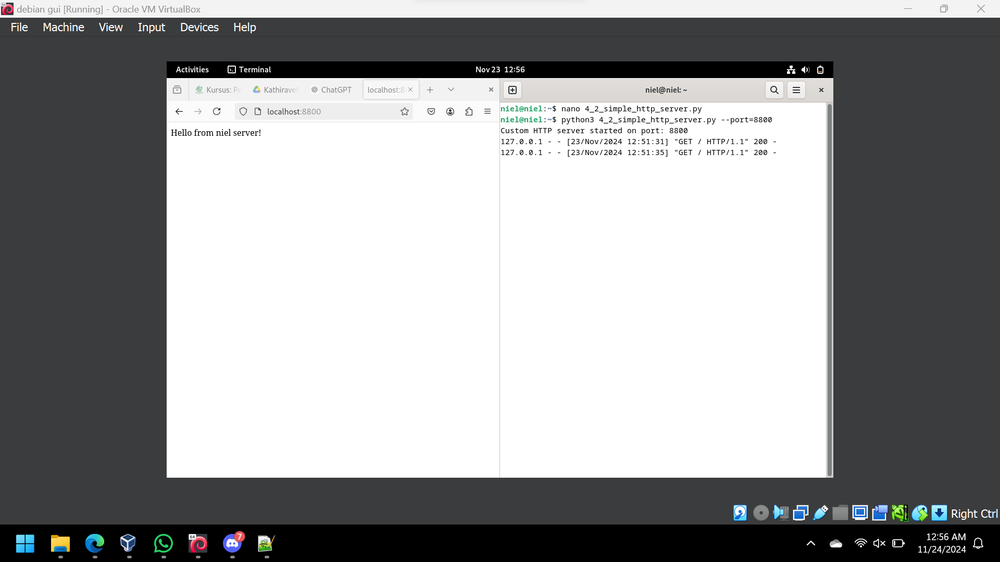
#> input picture Simple HTTP Server/1C6184F7-0972-4665-BCCE-760243AA8A52.png, 1000 x 562 px, shrunk from 1920 x 1080 before the run, given in place of ayam.jpg, which was not available
$ jupyter execute viskom.ipynb
#> lines starting #> are read from the running program, lines starting #| are printed output that depends on the picture; pictures that were not available may be replaced by others from this repository, and a replacement may not be noted
[cell 1]
import cv2
import numpy as np
import matplotlib.pyplot as plt
from PIL import Image

# Load gambar dalam mode palet (indexed)
img = Image.open('ayam.jpg').convert('P')  # Konversi ke indexed
img_np = np.array(img)
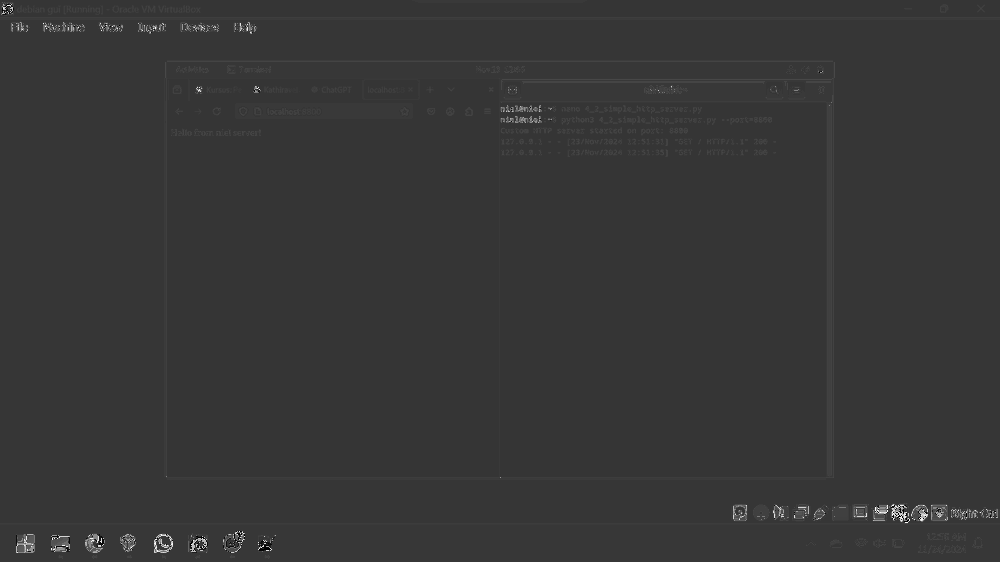
#> img_np: shape (562, 1000); min 0, max 255, mean 54.5

# Hitung histogram indeks
hist, bins = np.histogram(img_np.flatten(), bins=256, range=(0,256))
#> hist = 256 values, max 261667 at index 53, min 1 at index 51, mean 2195.3; bins = 257 values from 0 to 256

# Tampilkan
plt.figure(figsize=(8,4))
plt.title("Histogram Index")
plt.xlabel("Index Warna")
plt.ylabel("Frekuensi")
plt.plot(hist)
plt.grid()
plt.show()
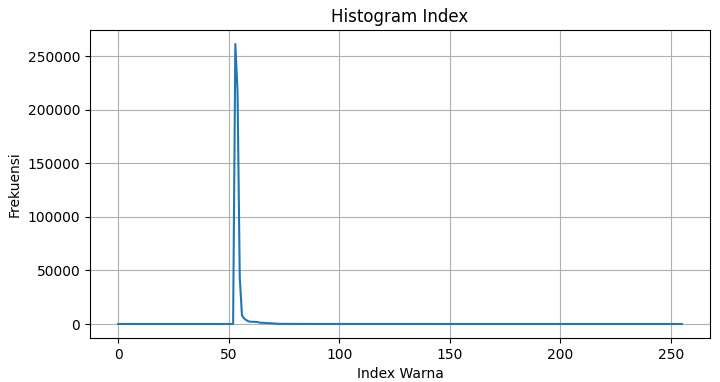
#> figure drawn by matplotlib, 1 panel; curve peaks at x = 53, y = 261667

[cell 2]
import cv2
import numpy as np
import matplotlib.pyplot as plt

def plot_histogram(img, title):
    hist = cv2.calcHist([img], [0], None, [256], [0, 256])
    plt.plot(hist, label=title)
    plt.xlabel('Intensitas')
    plt.ylabel('Frekuensi')

# Load gambar sumber dan referensi (dalam grayscale)
img_src = cv2.imread(cv2.samples.findFile("ayam.jpg"), 0)
#> img_src: shape (562, 1000); min 0, max 255, mean 151.8
img_ref = cv2.equalizeHist(img_src)  # gunakan histogram referensi dari equalized image
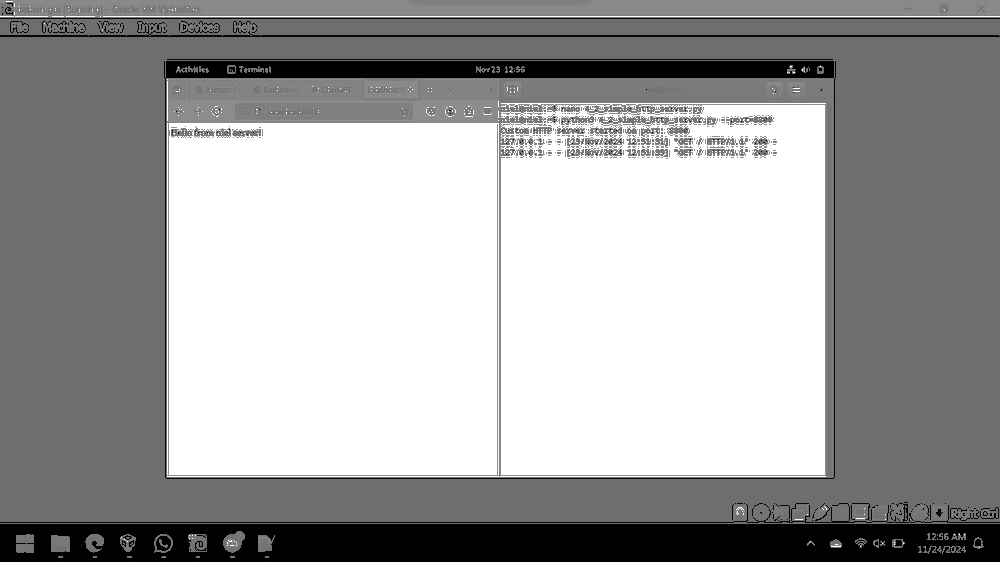
#> img_ref: shape (562, 1000); min 0, max 255, mean 161.2

# Histogram Matching manual
matched = cv2.matchTemplate(img_src, img_ref, cv2.TM_CCOEFF)
#> matched = [4.39e+09]

# Tampilkan histogram
plt.figure(figsize=(10,5))
plot_histogram(img_src, 'Sumber')
#> in plot_histogram, `hist = cv2.calcHist([img], [0], None, [256], [0, 256])`: hist = 256 values, max 231124 at index 255, min 13 at index 19, mean 2195.3
plot_histogram(img_ref, 'Referensi')
plt.legend()
plt.title('Histogram Referensi')
plt.grid()
plt.show()
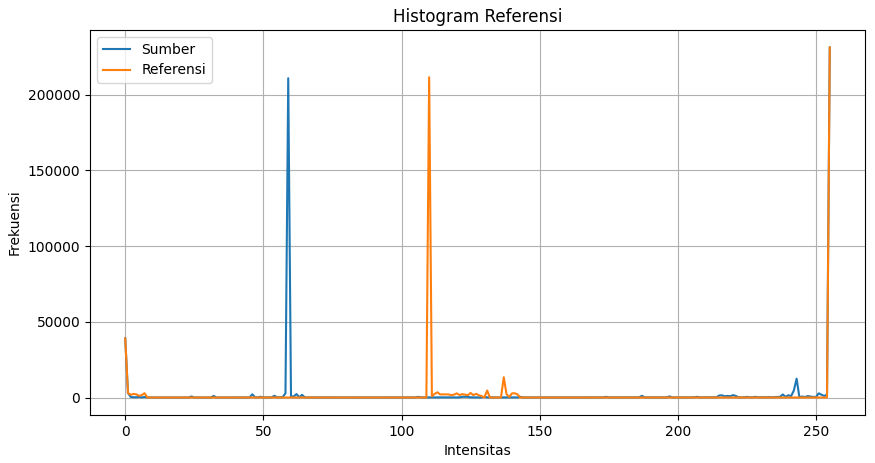
#> figure drawn by matplotlib, 1 panel; curve peaks at x = 255, y = 231124; curve peaks at x = 255, y = 231124

[cell 3]
import cv2
import matplotlib.pyplot as plt

# Load gambar dan ubah ke HSV
img = cv2.imread(cv2.samples.findFile("ayam.jpg"))
#> img: shape (562, 1000, 3)
hsv_img = cv2.cvtColor(img, cv2.COLOR_BGR2HSV)
#> hsv_img: shape (562, 1000, 3); mean H, S, V 44.1, 5, 153.1

# Hitung histogram untuk setiap channel HSV
h_hist = cv2.calcHist([hsv_img], [0], None, [180], [0, 180])
#> h_hist = 180 values, max 317282 at index 0, min 0 at index 89, mean 3122.2
s_hist = cv2.calcHist([hsv_img], [1], None, [256], [0, 256])
#> s_hist = 256 values, max 317024 at index 0, min 2 at index 252, mean 2195.3
v_hist = cv2.calcHist([hsv_img], [2], None, [256], [0, 256])
#> v_hist = 256 values, max 231818 at index 255, min 8 at index 16, mean 2195.3

# Plot
plt.figure(figsize=(12,4))
plt.subplot(1,3,1)
plt.title('Hue Histogram')
plt.plot(h_hist, color='r')
plt.subplot(1,3,2)
plt.title('Saturation Histogram')
plt.plot(s_hist, color='g')
plt.subplot(1,3,3)
plt.title('Value Histogram')
plt.plot(v_hist, color='b')
plt.tight_layout()
plt.show()
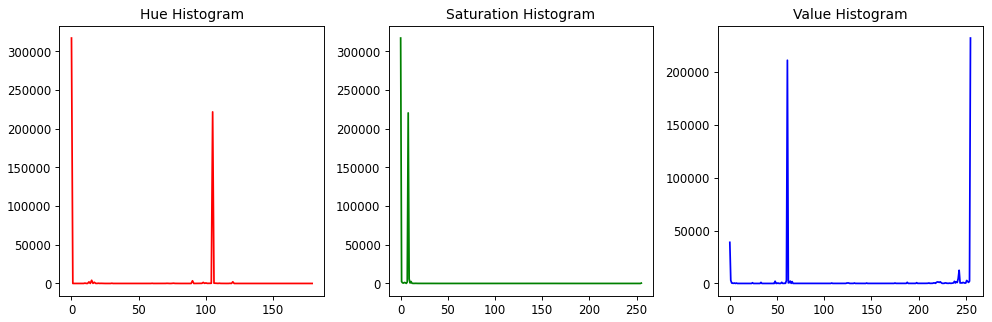
#> figure drawn by matplotlib, 3 panels; panel 1: curve peaks at x = 0, y = 317282; panel 2: curve peaks at x = 0, y = 317024; panel 3: curve peaks at x = 255, y = 231818

[cell 4]
import cv2
import numpy as np
import matplotlib.pyplot as plt

# Membaca citra sebagai indexed image (dengan membatasi jumlah warna)
image = cv2.imread('ayam.jpg')
image = cv2.cvtColor(image, cv2.COLOR_BGR2RGB)

# Kuantisasi warna untuk membuat citra "pseudo-indexed"
Z = image.reshape((-1,3))
Z = np.float32(Z)

# K-Means Clustering untuk mengurangi jumlah warna
K = 8
criteria = (cv2.TERM_CRITERIA_EPS + cv2.TERM_CRITERIA_MAX_ITER, 10, 1.0)
ret,label,center=cv2.kmeans(Z,K,None,criteria,10,cv2.KMEANS_RANDOM_CENTERS)
#> ret = 58029400.3; center = [[58.76, 59.86, 60.86], [199.4, 204.9, 67.39], [0.745, 0.801, 0.778], [228, 67.62, 90.94], [254.4, 254.4, 254.4], [210.1, 210.4, 209.2], [67.24, 154.5, 224.3], [125.6, 133.1, 129.6]]

# Membuat citra hasil kuantisasi
center = np.uint8(center)
#> center = [[58, 59, 60], [199, 204, 67], [0, 0, 0], [227, 67, 90], [254, 254, 254], [210, 210, 209], [67, 154, 224], [125, 133, 129]]
res = center[label.flatten()]
indexed_image = res.reshape((image.shape))

# Menampilkan citra dan histogram index
plt.figure(figsize=(10,5))

plt.subplot(1,2,1)
plt.imshow(indexed_image)
plt.title("Indexed Image")

plt.subplot(1,2,2)
plt.hist(label.flatten(), bins=range(K+1), rwidth=0.8)
plt.title("Histogram Index")
plt.xlabel("Color Index")
plt.ylabel("Frequency")
plt.show()
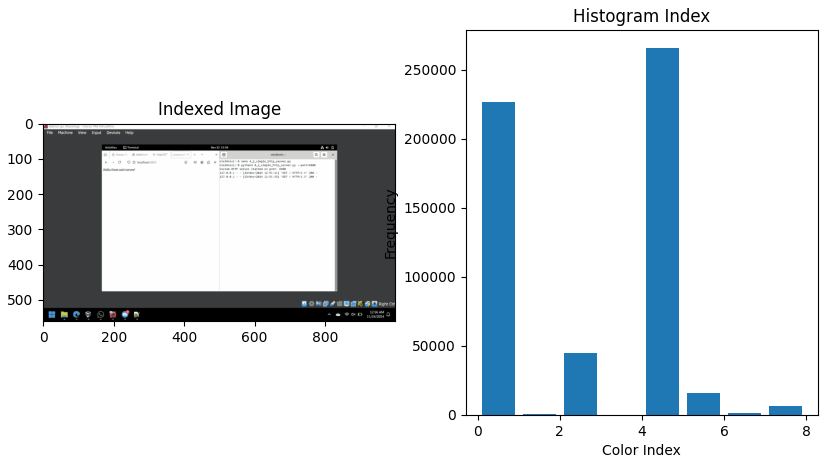
#> figure drawn by matplotlib, 2 panels; panel 2: tallest bar 265503 high, from x = 4.1 to 4.9

[cell 5]
from skimage import exposure
import cv2
import matplotlib.pyplot as plt

# Baca citra target dan referensi
target = cv2.imread('ayam.jpg', 0)
reference = cv2.imread('ayam.jpg', 0)

# Matching histogram
matched = exposure.match_histograms(target, reference)

# Plot histogram
plt.figure(figsize=(12, 6))

plt.subplot(2, 2, 1)
plt.imshow(target, cmap='gray')
plt.title("Target Image")

plt.subplot(2, 2, 2)
plt.imshow(reference, cmap='gray')
plt.title("Reference Image")

plt.subplot(2, 2, 3)
plt.hist(target.ravel(), bins=256, color='black', alpha=0.7)
plt.title("Target Histogram")

plt.subplot(2, 2, 4)
plt.hist(matched.ravel(), bins=256, color='blue', alpha=0.7)
plt.title("Matched Histogram (Referensi)")
plt.show()
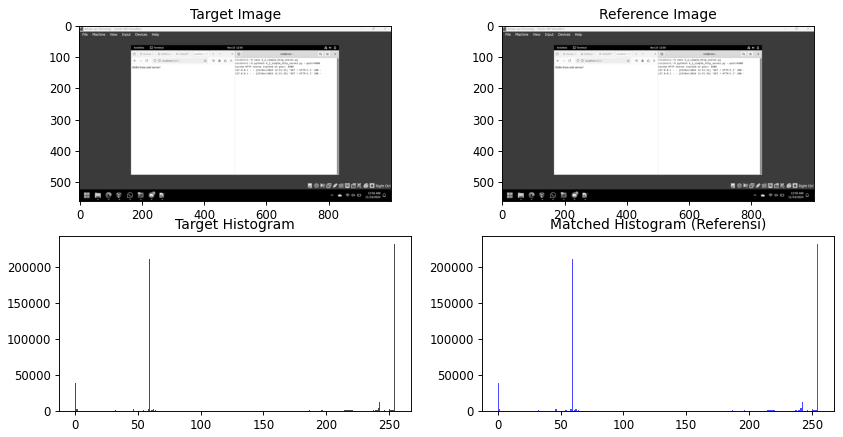
#> figure drawn by matplotlib, 4 panels; panel 3: tallest bar 231124 high, from x = 254 to 255; panel 4: tallest bar 231124 high, from x = 254 to 255

[cell 6]
import cv2
import matplotlib.pyplot as plt
import os
from google.colab import files

# Upload file gambar
uploaded = files.upload()
#> the answer given: 1C6184F7-0972-4665-BCCE-760243AA8A52.png
filename = list(uploaded.keys())[0]

# Nama file gambar
filename = 'ayam.jpg'

# 1. Pengecekan keberadaan file
if not os.path.exists(filename):
    print(f"❌ Error: File '{filename}' tidak ditemukan di direktori kerja saat ini.")
else:
    # 2. Membaca citra
    image = cv2.imread(filename)

    if image is None:
        print("❌ Error: Gambar tidak dapat dibaca oleh OpenCV. Pastikan format gambar didukung.")
    else:
        # 3. Konversi citra dari BGR ke HSV
        hsv_image = cv2.cvtColor(image, cv2.COLOR_BGR2HSV)

        # 4. Memisahkan channel HSV
        h, s, v = cv2.split(hsv_image)
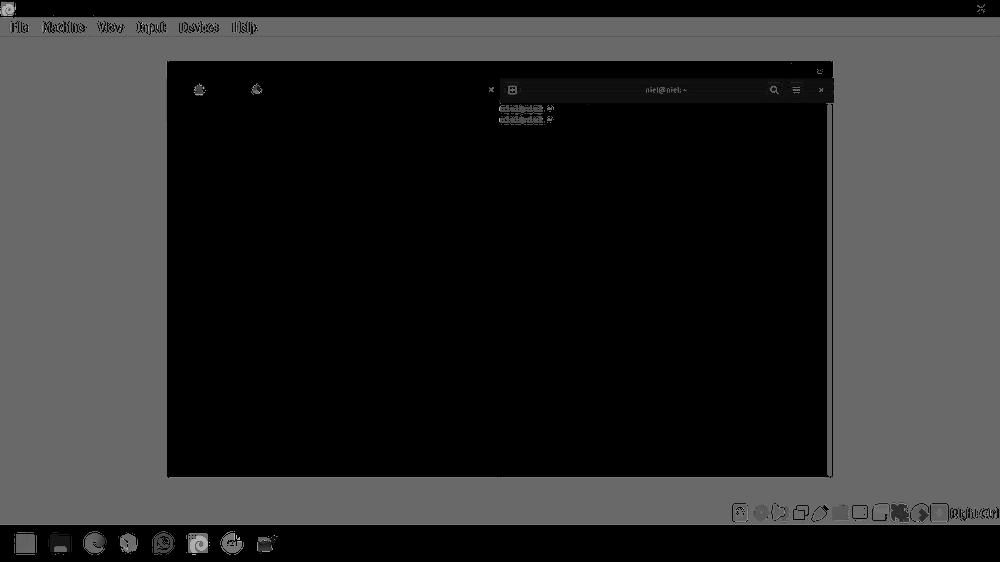
#> h: shape (562, 1000); min 0, max 179, mean 44.1
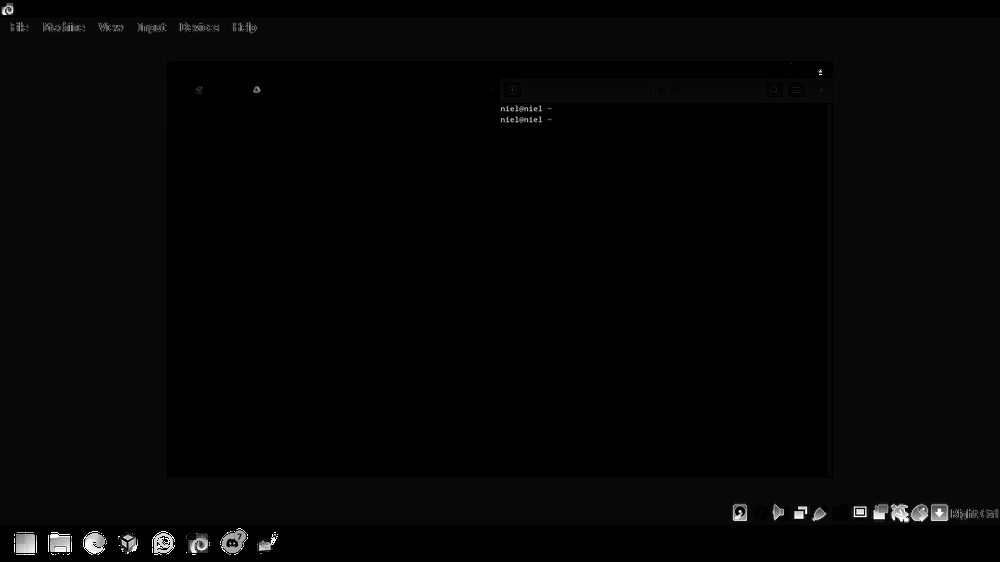
#> s: shape (562, 1000); min 0, max 255, mean 5

        # 5. Menampilkan citra asli dan histogram HSV
        fig, axs = plt.subplots(2, 3, figsize=(15, 8))

        # Menampilkan citra asli
        axs[0, 0].imshow(cv2.cvtColor(image, cv2.COLOR_BGR2RGB))
        axs[0, 0].set_title('Citra Asli (RGB)')
        axs[0, 0].axis('off')

        # Kosongkan subplot
        axs[0, 1].axis('off')
        axs[0, 2].axis('off')

        # Histogram Hue
        axs[1, 0].hist(h.ravel(), 180, [0, 180], color='red', alpha=0.7)
        axs[1, 0].set_title('Histogram Hue (H)')
        axs[1, 0].set_xlabel('Nilai Hue (0-179)')
        axs[1, 0].set_ylabel('Frekuensi')

        # Histogram Saturation
        axs[1, 1].hist(s.ravel(), 256, [0, 256], color='green', alpha=0.7)
        axs[1, 1].set_title('Histogram Saturation (S)')
        axs[1, 1].set_xlabel('Nilai Saturation (0-255)')
        axs[1, 1].set_ylabel('Frekuensi')

        # Histogram Value
        axs[1, 2].hist(v.ravel(), 256, [0, 256], color='blue', alpha=0.7)
        axs[1, 2].set_title('Histogram Value (V)')
        axs[1, 2].set_xlabel('Nilai Value (0-255)')
        axs[1, 2].set_ylabel('Frekuensi')

        plt.tight_layout()
        plt.show()
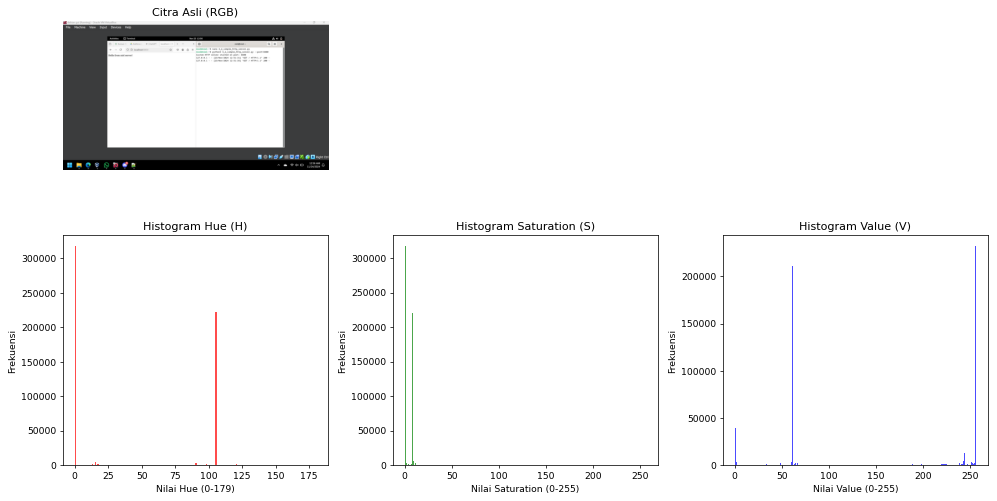
#> figure drawn by matplotlib, 4 panels; panel 2: tallest bar 317282 high, from x = 0 to 1; panel 3: tallest bar 317024 high, from x = 0 to 1; panel 4: tallest bar 231818 high, from x = 255 to 256

        # 6. Informasi tambahan berdasarkan konsep ekstraksi fitur warna (dari file PDF)
        print("\n📊 Hasil Ekstraksi Fitur Warna:")
        print("• Citra berhasil dikonversi ke ruang warna HSV (Hue, Saturation, Value).")
        print("• Histogram HSV digunakan sebagai salah satu metode ekstraksi fitur warna.")
        print("• Fitur warna ini berguna untuk membedakan objek berdasarkan warna dominan.")
        print("• Dalam kasus ini, nilai HUE menunjukkan distribusi warna dasar pada citra.")
